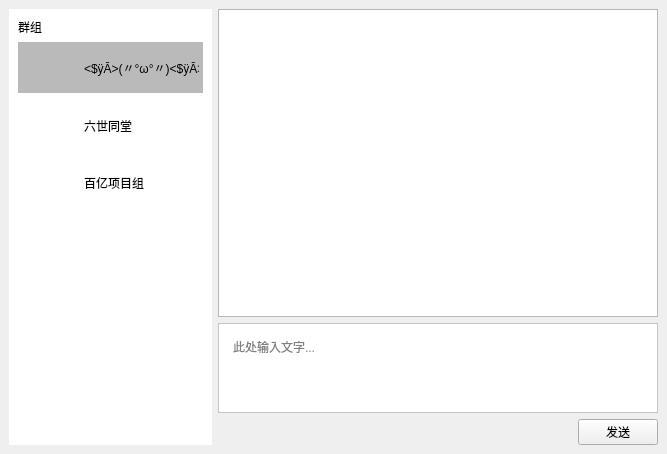
<?xml version="1.0" encoding="UTF-8"?>
<ui version="4.0">
 <class>MainWindow</class>
 <widget class="QMainWindow" name="MainWindow">
  <property name="geometry">
   <rect>
    <x>0</x>
    <y>0</y>
    <width>667</width>
    <height>454</height>
   </rect>
  </property>
  <property name="minimumSize">
   <size>
    <width>667</width>
    <height>454</height>
   </size>
  </property>
  <property name="windowTitle">
   <string>MainWindow</string>
  </property>
  <widget class="QWidget" name="centralwidget">
   <layout class="QVBoxLayout" name="verticalLayout_2">
    <item>
     <layout class="QGridLayout" name="gridLayout">
      <item row="0" column="0">
       <widget class="QWidget" name="widget" native="true">
        <property name="styleSheet">
         <string notr="true">background-color: rgb(255, 255, 255);
</string>
        </property>
        <layout class="QVBoxLayout" name="verticalLayout_4">
         <item>
          <widget class="QLabel" name="label">
           <property name="styleSheet">
            <string notr="true">font: 87 11pt &quot;Arial&quot;;</string>
           </property>
           <property name="text">
            <string>群组</string>
           </property>
          </widget>
         </item>
         <item>
          <layout class="QVBoxLayout" name="groupVL">
           <item>
            <widget class="QWidget" name="group1" native="true">
             <property name="minimumSize">
              <size>
               <width>0</width>
               <height>51</height>
              </size>
             </property>
             <property name="styleSheet">
              <string notr="true">background-color: rgb(186, 186, 186);</string>
             </property>
             <widget class="QWidget" name="layoutWidget_4">
              <property name="geometry">
               <rect>
                <x>0</x>
                <y>0</y>
                <width>185</width>
                <height>53</height>
               </rect>
              </property>
              <layout class="QHBoxLayout" name="horizontalLayout_6">
               <item>
                <spacer name="horizontalSpacer_6">
                 <property name="orientation">
                  <enum>Qt::Horizontal</enum>
                 </property>
                 <property name="sizeType">
                  <enum>QSizePolicy::Fixed</enum>
                 </property>
                 <property name="sizeHint" stdset="0">
                  <size>
                   <width>5</width>
                   <height>1</height>
                  </size>
                 </property>
                </spacer>
               </item>
               <item>
                <widget class="QLabel" name="groupHead_1">
                 <property name="sizePolicy">
                  <sizepolicy hsizetype="Fixed" vsizetype="Fixed">
                   <horstretch>0</horstretch>
                   <verstretch>0</verstretch>
                  </sizepolicy>
                 </property>
                 <property name="minimumSize">
                  <size>
                   <width>51</width>
                   <height>51</height>
                  </size>
                 </property>
                 <property name="maximumSize">
                  <size>
                   <width>51</width>
                   <height>51</height>
                  </size>
                 </property>
                 <property name="styleSheet">
                  <string notr="true"/>
                 </property>
                 <property name="text">
                  <string/>
                 </property>
                 <property name="pixmap">
                  <pixmap resource="MainWindow_rc.qrc">:/image/group_1</pixmap>
                 </property>
                 <property name="scaledContents">
                  <bool>true</bool>
                 </property>
                </widget>
               </item>
               <item>
                <widget class="QLabel" name="label_13">
                 <property name="sizePolicy">
                  <sizepolicy hsizetype="Preferred" vsizetype="Fixed">
                   <horstretch>0</horstretch>
                   <verstretch>0</verstretch>
                  </sizepolicy>
                 </property>
                 <property name="minimumSize">
                  <size>
                   <width>0</width>
                   <height>51</height>
                  </size>
                 </property>
                 <property name="maximumSize">
                  <size>
                   <width>115</width>
                   <height>51</height>
                  </size>
                 </property>
                 <property name="text">
                  <string>&lt;$ÿĀ&gt;(〃°ω°〃)&lt;$ÿĀ&gt;</string>
                 </property>
                </widget>
               </item>
              </layout>
             </widget>
            </widget>
           </item>
           <item>
            <widget class="QWidget" name="group2" native="true">
             <property name="enabled">
              <bool>true</bool>
             </property>
             <property name="sizePolicy">
              <sizepolicy hsizetype="Preferred" vsizetype="Preferred">
               <horstretch>0</horstretch>
               <verstretch>0</verstretch>
              </sizepolicy>
             </property>
             <property name="minimumSize">
              <size>
               <width>115</width>
               <height>51</height>
              </size>
             </property>
             <property name="maximumSize">
              <size>
               <width>200</width>
               <height>51</height>
              </size>
             </property>
             <widget class="QWidget" name="layoutWidget_2">
              <property name="geometry">
               <rect>
                <x>0</x>
                <y>0</y>
                <width>185</width>
                <height>53</height>
               </rect>
              </property>
              <layout class="QHBoxLayout" name="horizontalLayout_4">
               <item>
                <spacer name="horizontalSpacer_4">
                 <property name="orientation">
                  <enum>Qt::Horizontal</enum>
                 </property>
                 <property name="sizeType">
                  <enum>QSizePolicy::Fixed</enum>
                 </property>
                 <property name="sizeHint" stdset="0">
                  <size>
                   <width>5</width>
                   <height>1</height>
                  </size>
                 </property>
                </spacer>
               </item>
               <item>
                <widget class="QLabel" name="groupHead_2">
                 <property name="sizePolicy">
                  <sizepolicy hsizetype="Fixed" vsizetype="Fixed">
                   <horstretch>0</horstretch>
                   <verstretch>0</verstretch>
                  </sizepolicy>
                 </property>
                 <property name="minimumSize">
                  <size>
                   <width>51</width>
                   <height>51</height>
                  </size>
                 </property>
                 <property name="maximumSize">
                  <size>
                   <width>51</width>
                   <height>51</height>
                  </size>
                 </property>
                 <property name="styleSheet">
                  <string notr="true"/>
                 </property>
                 <property name="text">
                  <string/>
                 </property>
                 <property name="pixmap">
                  <pixmap resource="MainWindow_rc.qrc">:/image/group_2</pixmap>
                 </property>
                 <property name="scaledContents">
                  <bool>true</bool>
                 </property>
                </widget>
               </item>
               <item>
                <widget class="QLabel" name="label_9">
                 <property name="sizePolicy">
                  <sizepolicy hsizetype="Preferred" vsizetype="Preferred">
                   <horstretch>0</horstretch>
                   <verstretch>0</verstretch>
                  </sizepolicy>
                 </property>
                 <property name="minimumSize">
                  <size>
                   <width>115</width>
                   <height>51</height>
                  </size>
                 </property>
                 <property name="maximumSize">
                  <size>
                   <width>115</width>
                   <height>51</height>
                  </size>
                 </property>
                 <property name="text">
                  <string>六世同堂</string>
                 </property>
                </widget>
               </item>
              </layout>
             </widget>
            </widget>
           </item>
           <item>
            <widget class="QWidget" name="group3" native="true">
             <property name="sizePolicy">
              <sizepolicy hsizetype="Preferred" vsizetype="Preferred">
               <horstretch>0</horstretch>
               <verstretch>0</verstretch>
              </sizepolicy>
             </property>
             <property name="minimumSize">
              <size>
               <width>185</width>
               <height>51</height>
              </size>
             </property>
             <widget class="QWidget" name="layoutWidget_3">
              <property name="geometry">
               <rect>
                <x>0</x>
                <y>0</y>
                <width>185</width>
                <height>53</height>
               </rect>
              </property>
              <layout class="QHBoxLayout" name="horizontalLayout_5">
               <item>
                <spacer name="horizontalSpacer_5">
                 <property name="orientation">
                  <enum>Qt::Horizontal</enum>
                 </property>
                 <property name="sizeType">
                  <enum>QSizePolicy::Fixed</enum>
                 </property>
                 <property name="sizeHint" stdset="0">
                  <size>
                   <width>5</width>
                   <height>1</height>
                  </size>
                 </property>
                </spacer>
               </item>
               <item>
                <widget class="QLabel" name="groupHead_3">
                 <property name="sizePolicy">
                  <sizepolicy hsizetype="Fixed" vsizetype="Fixed">
                   <horstretch>0</horstretch>
                   <verstretch>0</verstretch>
                  </sizepolicy>
                 </property>
                 <property name="minimumSize">
                  <size>
                   <width>51</width>
                   <height>51</height>
                  </size>
                 </property>
                 <property name="maximumSize">
                  <size>
                   <width>51</width>
                   <height>51</height>
                  </size>
                 </property>
                 <property name="styleSheet">
                  <string notr="true"/>
                 </property>
                 <property name="text">
                  <string/>
                 </property>
                 <property name="pixmap">
                  <pixmap resource="MainWindow_rc.qrc">:/image/group_3</pixmap>
                 </property>
                 <property name="scaledContents">
                  <bool>true</bool>
                 </property>
                </widget>
               </item>
               <item>
                <widget class="QLabel" name="label_11">
                 <property name="sizePolicy">
                  <sizepolicy hsizetype="Fixed" vsizetype="Preferred">
                   <horstretch>0</horstretch>
                   <verstretch>0</verstretch>
                  </sizepolicy>
                 </property>
                 <property name="minimumSize">
                  <size>
                   <width>115</width>
                   <height>51</height>
                  </size>
                 </property>
                 <property name="maximumSize">
                  <size>
                   <width>115</width>
                   <height>51</height>
                  </size>
                 </property>
                 <property name="text">
                  <string>百亿项目组</string>
                 </property>
                </widget>
               </item>
              </layout>
             </widget>
            </widget>
           </item>
          </layout>
         </item>
         <item>
          <spacer name="verticalSpacer">
           <property name="orientation">
            <enum>Qt::Vertical</enum>
           </property>
           <property name="sizeHint" stdset="0">
            <size>
             <width>20</width>
             <height>40</height>
            </size>
           </property>
          </spacer>
         </item>
        </layout>
       </widget>
      </item>
      <item row="0" column="1">
       <layout class="QVBoxLayout" name="chatLayout" stretch="4,1,1">
        <item>
         <widget class="QScrollArea" name="scrollArea">
          <property name="styleSheet">
           <string notr="true">#scrollWidget{
	background-color: rgb(255, 255, 255);

}</string>
          </property>
          <property name="widgetResizable">
           <bool>true</bool>
          </property>
          <widget class="QWidget" name="scrollWidget">
           <property name="geometry">
            <rect>
             <x>0</x>
             <y>0</y>
             <width>428</width>
             <height>291</height>
            </rect>
           </property>
           <property name="minimumSize">
            <size>
             <width>0</width>
             <height>0</height>
            </size>
           </property>
           <widget class="QWidget" name="verticalLayoutWidget">
            <property name="geometry">
             <rect>
              <x>0</x>
              <y>0</y>
              <width>431</width>
              <height>291</height>
             </rect>
            </property>
            <layout class="QVBoxLayout" name="verticalLayout">
             <property name="sizeConstraint">
              <enum>QLayout::SetFixedSize</enum>
             </property>
            </layout>
           </widget>
          </widget>
         </widget>
        </item>
        <item>
         <widget class="QTextEdit" name="textEdit">
          <property name="enabled">
           <bool>true</bool>
          </property>
          <property name="sizePolicy">
           <sizepolicy hsizetype="Preferred" vsizetype="Preferred">
            <horstretch>0</horstretch>
            <verstretch>0</verstretch>
           </sizepolicy>
          </property>
          <property name="minimumSize">
           <size>
            <width>0</width>
            <height>0</height>
           </size>
          </property>
          <property name="maximumSize">
           <size>
            <width>16777215</width>
            <height>16777215</height>
           </size>
          </property>
          <property name="styleSheet">
           <string notr="true">padding: 10px;
background-color: rgb(255, 255, 255);</string>
          </property>
          <property name="markdown">
           <string/>
          </property>
          <property name="html">
           <string>&lt;!DOCTYPE HTML PUBLIC &quot;-//W3C//DTD HTML 4.0//EN&quot; &quot;http://www.w3.org/TR/REC-html40/strict.dtd&quot;&gt;
&lt;html&gt;&lt;head&gt;&lt;meta name=&quot;qrichtext&quot; content=&quot;1&quot; /&gt;&lt;style type=&quot;text/css&quot;&gt;
p, li { white-space: pre-wrap; }
&lt;/style&gt;&lt;/head&gt;&lt;body style=&quot; font-family:'SimSun'; font-size:9.16364pt; font-weight:400; font-style:normal;&quot;&gt;
&lt;p style=&quot;-qt-paragraph-type:empty; margin-top:0px; margin-bottom:0px; margin-left:0px; margin-right:0px; -qt-block-indent:0; text-indent:0px; font-size:9.16364pt;&quot;&gt;&lt;br /&gt;&lt;/p&gt;&lt;/body&gt;&lt;/html&gt;</string>
          </property>
          <property name="placeholderText">
           <string>此处输入文字...  </string>
          </property>
         </widget>
        </item>
        <item alignment="Qt::AlignRight">
         <widget class="QPushButton" name="pushBtn">
          <property name="text">
           <string>发送</string>
          </property>
         </widget>
        </item>
       </layout>
      </item>
     </layout>
    </item>
   </layout>
  </widget>
 </widget>
 <resources>
  <include location="MainWindow_rc.qrc"/>
 </resources>
 <connections/>
</ui>
